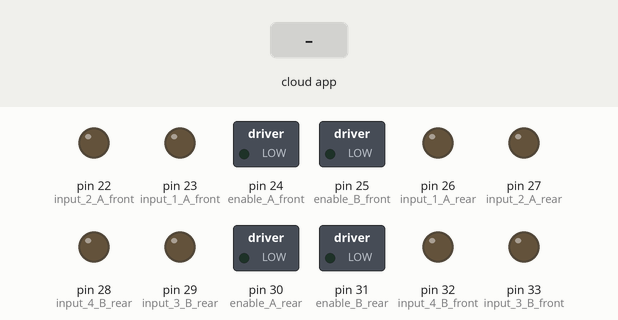
Simulated run of this sketch. Board: Arduino Mega 2560, built with avr-gcc and run on an emulated ATmega2560. Shown: switched loads named in the sketch (green lamp = pin HIGH), output pins drawn as LEDs (lit = HIGH). Inputs (shaded band) come from the test bench. The ROS host is connected and sends only what is stated.

Above: at 1.2 s.
1.3 s: the phone or cloud app sets linear.x to -100
At 2.5 s:
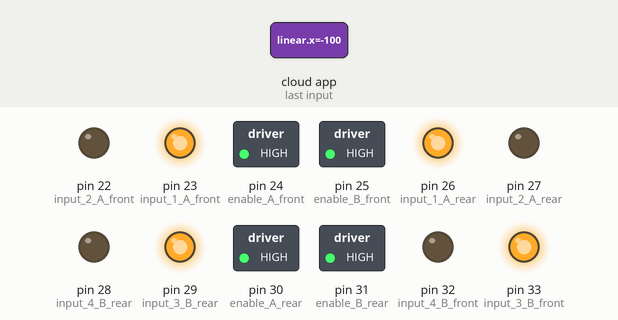
2.8 s: the phone or cloud app sets angular.z to -100
At 3.2 s:
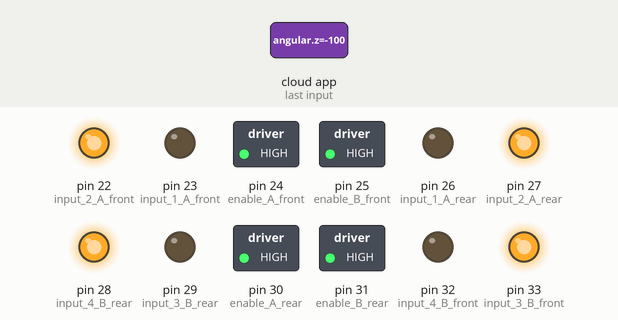
4.3 s: the phone or cloud app sets angular.z to 100
At 4.7 s:
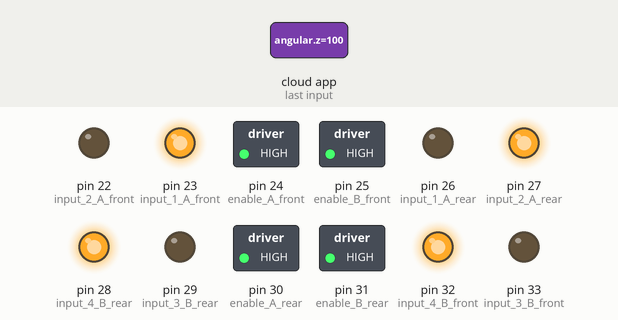
5.8 s: the phone or cloud app sets angular.z to 0
At 6.5 s:
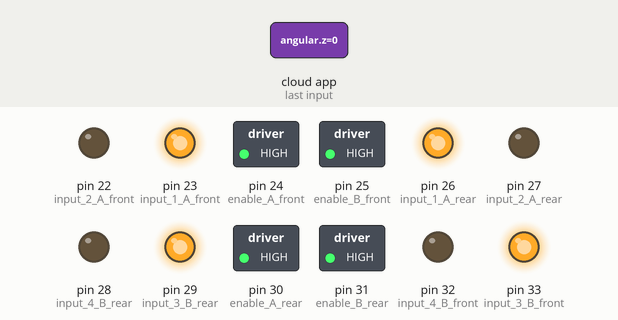
7.3 s: the phone or cloud app sets linear.x to 0
At 8.0 s:
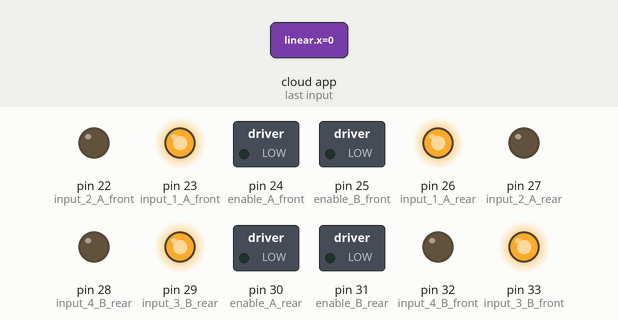
8.8 s: the phone or cloud app sets linear.x to 100
At 9.8 s:
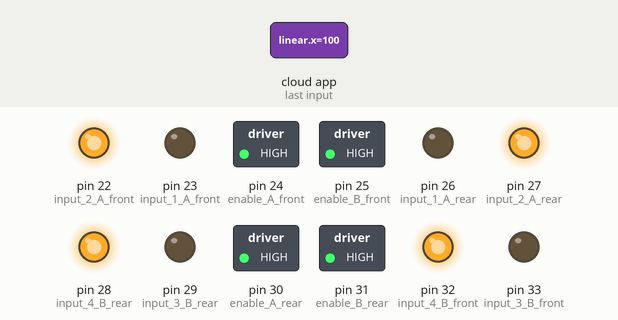
Timing chart, 0 to 11.3 s (numbered marks = the images above; inputs shaded):
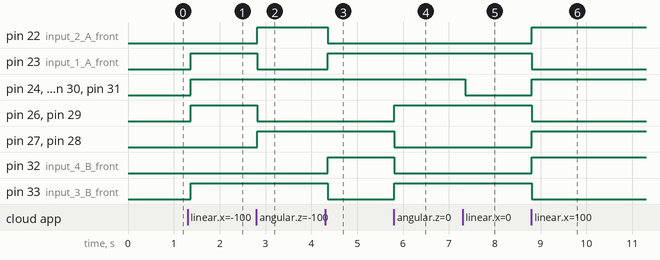

Measured:
- after the input at 1.3 s, pin 23 (input_1_A_front), pin 24 (enable_A_front), pin 25 (enable_B_front), pin 26 (input_1_A_rear), pin 29 (input_3_B_rear), pin 30 (enable_A_rear), pin 31 (enable_B_rear), pin 33 (input_3_B_front): LOW → HIGH after 0.06 s
- after the input at 2.8 s, pin 22 (input_2_A_front), pin 27 (input_2_A_rear), pin 28 (input_4_B_rear): LOW → HIGH at once; pin 23 (input_1_A_front), pin 26 (input_1_A_rear), pin 29 (input_3_B_rear): HIGH → LOW at once
- after the input at 4.3 s, pin 22 (input_2_A_front), pin 33 (input_3_B_front): HIGH → LOW after 0.06 s; pin 23 (input_1_A_front), pin 32 (input_4_B_front): LOW → HIGH after 0.06 s
- after the input at 5.8 s, pin 26 (input_1_A_rear), pin 29 (input_3_B_rear), pin 33 (input_3_B_front): LOW → HIGH at once; pin 27 (input_2_A_rear), pin 28 (input_4_B_rear), pin 32 (input_4_B_front): HIGH → LOW at once
- after the input at 7.3 s, pin 24 (enable_A_front), pin 25 (enable_B_front), pin 30 (enable_A_rear), pin 31 (enable_B_rear): HIGH → LOW after 0.05 s
- after the input at 8.8 s, pin 22 (input_2_A_front): LOW → HIGH at once; pin 23 (input_1_A_front): HIGH → LOW at once

The sketch:

teleop_arduino.ino
```cpp
//preproccessing activation
//#define USE_ODOMETRY//
#define USE_OLD_COMMAND

#include "ros.h"
//#include "ros/ros.h"
#include <std_msgs/String.h>
#include <std_msgs/Int32.h>
#include <SPI.h>
#include "geometry_msgs/Twist.h"

#ifdef USE_ODOMETRY
#include "rotary_encoder.h"
#endif


//const int motor11 = 22;  // Pin 14 of L293
//const int motor12  = 23;  // Pin 10 of L293
//const int motor1 = 24;
//const int motor2 = 25;
//const int motor21  = 26;  // Pin 14 of L293
//const int motor22  = 27;  // Pin 10 of L293
////motorbelakang
//const int motor31  = 28; // Pin  7 of L293
//const int motor32  = 29;  // Pin  2 of L293
//const int motor3 = 30;
//const int motor4 = 31;
//const int motor41  = 32; // Pin  7 of L293
//const int motor42  = 33;  // Pin  2 of L293

//motor front configuration
const int input_1_A_front = 23;
const int input_2_A_front  = 22;
const int input_3_B_front  = 33;
const int input_4_B_front  = 32;
const int enable_A_front = 24;
const int enable_B_front = 25;

//motorbelakang
const int input_1_A_rear  = 26;
const int input_2_A_rear  = 27;
const int input_3_B_rear  = 29;
const int input_4_B_rear  = 28;
const int enable_A_rear = 30;
const int enable_B_rear = 31;

#ifdef USE_ODOMETRY
const int front_left_encoder_A = 34;
const int front_left_encoder_B = 35;
const int front_right_encoder_A = 36;
const int front_right_encoder_B = 37;

const int rear_left_encoder_A = 38;
const int rear_left_encoder_B = 39;
const int rear_right_encoder_A = 40;
const int rear_right_encoder_B = 41;

int front_left_wheel_revolution = 0;
int front_right_wheel_revolution = 0;
int rear_left_wheel_revolution = 0;
int rear_right_wheel_revolution = 0;

int signal_revolution = 11;

int rot1, rot2, rot3, rot4;
#endif

//define


//pin configurations
void pin_configuration()
{
  pinMode(input_1_A_front, OUTPUT);
  pinMode(input_2_A_front, OUTPUT);
  pinMode(input_3_B_front, OUTPUT);
  pinMode(input_4_B_front, OUTPUT);
  pinMode(input_1_A_rear, OUTPUT);
  pinMode(input_2_A_rear, OUTPUT);
  pinMode(input_3_B_rear, OUTPUT);
  pinMode(input_4_B_rear, OUTPUT);
  pinMode(enable_A_front, OUTPUT);
  pinMode(enable_B_front, OUTPUT);
  pinMode(enable_A_rear, OUTPUT);
  pinMode(enable_B_rear, OUTPUT);

#ifdef USE_ODOMETRY
  // pinMode(front_left_encoder_A, INPUT);
  // pinMode(front_left_encoder_B, INPUT);
  // pinMode(front_right_encoder_A, INPUT);
  // pinMode(front_right_encoder_B, INPUT);

  // pinMode(rear_left_encoder_A, INPUT);
  // pinMode(rear_left_encoder_B, INPUT);
  // pinMode(rear_right_encoder_A, INPUT);
  // pinMode(rear_right_encoder_B, INPUT);
#endif
}

//objects define

ros::NodeHandle  nh;

#ifdef USE_ODOMETRY
Rotary_Encoder frontLeftEncoder(front_left_encoder_A, front_left_encoder_B);
Rotary_Encoder frontRightEncoder(front_right_encoder_A, front_right_encoder_B);
Rotary_Encoder rearLeftEncoder(rear_left_encoder_A, rear_left_encoder_B);
Rotary_Encoder rearRightEncoder(rear_right_encoder_A, rear_right_encoder_B);
#endif

ros::Subscriber<geometry_msgs::Twist>  velocity_cmd("exa_robot/cmd_vel", &callback_msg);

//boolean "maju" = true, "mundur" = true, berhenti = true;
//This will run only one time.
void setup()
{
  pin_configuration();
  nh.initNode();
  nh.subscribe(velocity_cmd);
  Serial.begin(57600);
}

void loop()
{

#ifdef USE_ODOMETRY
  // rot1 = digitalRead(rear);
  // Serial.println(rot1);
#endif
  nh.spinOnce();
  delay(90);
}

#ifdef USE_ODOMETRY
void read_encoder()
{
  frontLeftEncoder.update();
  frontRightEncoder.update();
  rearLeftEncoder.update();
  rearRightEncoder.update();
}
#endif

int min_x_value = 0.0,
    max_x_value = 0 ,
    min_z_value = 0.0,
    max_z_value = 0;


void steering(auto param_z , auto param_x)
{
//  Serial.print("test : ");
//  Serial.println(param_z);
//  if (param_x < -7 || param_x > 7) param_x = 0;
//  if (param_z < -7 || param_z > 7) param_z = 0;
//if (param_x > -0.1 && param_x < 0) param_x = 0;
  if (param_x > min_x_value)
  {
    if (param_z > min_z_value)
    {
      turn_right();
    }
    if (param_z < -min_z_value)
    {
      turn_left();
    }
    if (param_z == 0)
    {
      run_forward();
    }
  }
  //reverse
  if (param_x < -min_x_value)
  {
    if (param_z > min_z_value)
    {
      turn_right();
    }
    if (param_z < -min_z_value)
    {
      turn_left();
    }
    if (param_z == 0)
    {
      run_reverse();
    }
  }

//  if(param_z > 0)
//  {
//    turn_right();
//  }
//


//  if (param_x < -min_x_value && param_x > min_x_value)
//  if(param_x == 0)
//  {
//    if (param_z > min_z_value)
//    {
//      turn_right();
//    }
//    if (param_z < -min_z_value)
//    {
//      turn_left();
//    }
//    if (param_z == 0)
//    {
//      force_stop_all();
//    }
//  }
  //stop
  if (param_x == 0 && param_z == 0)
  {
    force_stop_all();
  }
}

void callback_msg(const geometry_msgs::Twist& get_vel)
{
  const geometry_msgs::Twist vel = get_vel;
  steering(get_vel.angular.z, get_vel.linear.x);
}

#ifdef USE_OLD_COMMAND

void motor_set(int m, String n)
{
  if (m == 1 && n == "maju") motor_execution(enable_A_front, input_1_A_front, input_2_A_front);
  if (m == 1 && n == "mundur") motor_execution(enable_A_front, input_2_A_front, input_1_A_front);
  if (m == 2 && n == "maju") motor_execution(enable_B_front, input_3_B_front, input_4_B_front);
  if (m == 2 && n == "mundur") motor_execution(enable_B_front, input_4_B_front, input_3_B_front);
  if (m == 3 && n == "maju") motor_execution(enable_A_rear, input_1_A_rear, input_2_A_rear);
  if (m == 3 && n == "mundur") motor_execution(enable_A_rear, input_2_A_rear, input_1_A_rear);
  if (m == 4 && n == "maju") motor_execution(enable_B_rear, input_3_B_rear, input_4_B_rear);
  if (m == 4 && n == "mundur") motor_execution(enable_B_rear, input_4_B_rear, input_3_B_rear);
  if (m == 1 && n == "berhenti") motor_stop(enable_A_front);
  if (m == 2 && n == "berhenti") motor_stop(enable_B_front);
  if (m == 3 && n == "berhenti") motor_stop(enable_A_rear);
  if (m == 4 && n == "berhenti") motor_stop(enable_B_rear);
}

void run_forward()
{
  motor_set(1, "maju");
  motor_set(2, "maju");
  motor_set(3, "maju");
  motor_set(4, "maju");
}

void run_reverse()
{
  motor_set(1, "mundur");
  motor_set(2, "mundur");
  motor_set(3, "mundur");
  motor_set(4, "mundur");
}

void turn_right()
{
  motor_set(1, "mundur");
  motor_set(2, "maju");
  motor_set(3, "maju");
  motor_set(4, "maju");
}

void turn_left()
{
  motor_set(1, "maju");
  motor_set(2, "mundur");
  motor_set(3, "maju");
  motor_set(4, "maju");
}

void force_stop_all()
{
  motor_set(1, "berhenti");
  motor_set(2, "berhenti");
  motor_set(3, "berhenti");
  motor_set(4, "berhenti");
}

#else

void run_forward()
{
  motor_execution(enable_A_front, input_1_A_front, input_2_A_front);
  motor_execution(enable_B_front, input_3_B_front, input_4_B_front);
  motor_execution(enable_A_rear, input_1_A_rear, input_2_A_rear);
  motor_execution(enable_B_rear, input_3_B_rear, input_4_B_rear);
}

void run_reverse()
{
  motor_execution(enable_A_front, input_2_A_front, input_1_A_front);
  motor_execution(enable_B_front, input_4_B_front, input_3_B_front);
  motor_execution(enable_A_rear, input_2_A_rear, input_1_A_rear);
  motor_execution(enable_B_rear, input_4_B_rear, input_3_B_rear);
}

void turn_right()
{
  motor_execution(enable_A_front, input_2_A_front, input_1_A_front);
  motor_execution(enable_B_front, input_3_B_front, input_4_B_front);
  motor_execution(enable_A_rear, input_1_A_rear, input_2_A_rear);
  motor_execution(enable_B_rear, input_3_B_rear, input_4_B_rear);
}

void turn_left()
{
  motor_execution(enable_A_front, input_1_A_front, input_2_A_front);
  motor_execution(enable_B_front, input_4_B_front, input_3_B_front);
  motor_execution(enable_A_rear, input_1_A_rear, input_2_A_rear);
  motor_execution(enable_B_rear, input_3_B_rear, input_4_B_rear);
}

void force_stop_all()
{
  motor_stop(enable_A_front);
  motor_stop(enable_B_front);
  motor_stop(enable_A_rear);
  motor_stop(enable_B_rear);
}

#endif

void motor_execution(const int a, const int b, const int c)
{
  digitalWrite(a, HIGH);
  digitalWrite(b, LOW);
  digitalWrite(c, HIGH);
}

void motor_stop(const int a)
{
  digitalWrite(a, LOW);
}
```
